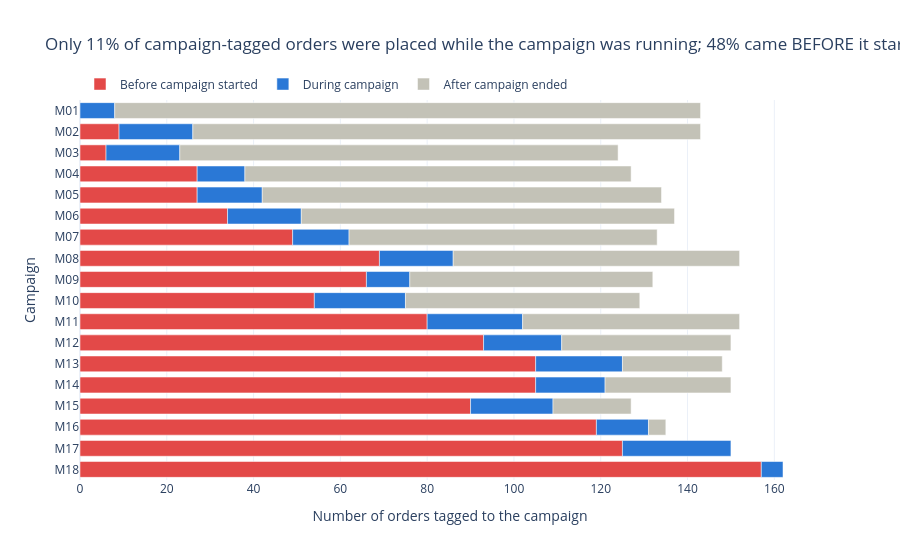

Notebook code for this chart:
### Code cell
# CHART 5: when did campaign-tagged orders happen?
c5 = tagged.groupby(["campaign_id", "timing"]).size().reset_index(name="orders")
fig5 = px.bar(c5, y="campaign_id", x="orders", color="timing", orientation="h",
              category_orders={"timing": ["Before campaign started", "During campaign", "After campaign ended"],
                               "campaign_id": sorted(c5["campaign_id"].unique())},
              color_discrete_map={"Before campaign started": RED, "During campaign": BLUE, "After campaign ended": GREY},
              title="Only 11% of campaign-tagged orders were placed while the campaign was running; 48% came BEFORE it started",
              labels={"campaign_id": "Campaign", "orders": "Number of orders tagged to the campaign", "timing": ""},
              template="plotly_white")
fig5.update_layout(legend=dict(orientation="h", y=1.08, x=0), bargap=0.25)
save_chart(fig5, "chart5_campaign_tag_timing")
fig5.show()

### Figure 1 — Plotly figure (JSON) as saved in the notebook; plotly's stock layout.template omitted (floating-point values rounded to 4 significant figures)
{"data": [{"hovertemplate": "=Before campaign started<br>Number of orders tagged to the campaign=%{x}<br>Campaign=%{y}<extra></extra>", "legendgroup": "Before campaign started", "marker": {"color": "#e34948", "pattern": {"shape": ""}}, "name": "Before campaign started", "orientation": "h", "showlegend": true, "textposition": "auto", "type": "bar", "x": [9, 6, 27, 27, 34, 49, 69, 66, 54, 80, 93, 105, 105, 90, 119, 125, 157], "xaxis": "x", "y": ["M02", "M03", "M04", "M05", "M06", "M07", "M08", "M09", "M10", "M11", "M12", "M13", "M14", "M15", "M16", "M17", "M18"], "yaxis": "y"}, {"hovertemplate": "=During campaign<br>Number of orders tagged to the campaign=%{x}<br>Campaign=%{y}<extra></extra>", "legendgroup": "During campaign", "marker": {"color": "#2a78d6", "pattern": {"shape": ""}}, "name": "During campaign", "orientation": "h", "showlegend": true, "textposition": "auto", "type": "bar", "x": [8, 17, 17, 11, 15, 17, 13, 17, 10, 21, 22, 18, 20, 16, 19, 12, 25, 5], "xaxis": "x", "y": ["M01", "M02", "M03", "M04", "M05", "M06", "M07", "M08", "M09", "M10", "M11", "M12", "M13", "M14", "M15", "M16", "M17", "M18"], "yaxis": "y"}, {"hovertemplate": "=After campaign ended<br>Number of orders tagged to the campaign=%{x}<br>Campaign=%{y}<extra></extra>", "legendgroup": "After campaign ended", "marker": {"color": "#c3c2b7", "pattern": {"shape": ""}}, "name": "After campaign ended", "orientation": "h", "showlegend": true, "textposition": "auto", "type": "bar", "x": [135, 117, 101, 89, 92, 86, 71, 66, 56, 54, 50, 39, 23, 29, 18, 4], "xaxis": "x", "y": ["M01", "M02", "M03", "M04", "M05", "M06", "M07", "M08", "M09", "M10", "M11", "M12", "M13", "M14", "M15", "M16"], "yaxis": "y"}], "layout": {"bargap": 0.25, "barmode": "relative", "legend": {"orientation": "h", "title": {"text": ""}, "tracegroupgap": 0, "x": 0, "y": 1.08}, "title": {"text": "Only 11% of campaign-tagged orders were placed while the campaign was running; 48% came BEFORE it started"}, "xaxis": {"anchor": "y", "domain": [0.0, 1.0], "title": {"text": "Number of orders tagged to the campaign"}}, "yaxis": {"anchor": "x", "categoryarray": ["M18", "M17", "M16", "M15", "M14", "M13", "M12", "M11", "M10", "M09", "M08", "M07", "M06", "M05", "M04", "M03", "M02", "M01"], "categoryorder": "array", "domain": [0.0, 1.0], "title": {"text": "Campaign"}}}}
